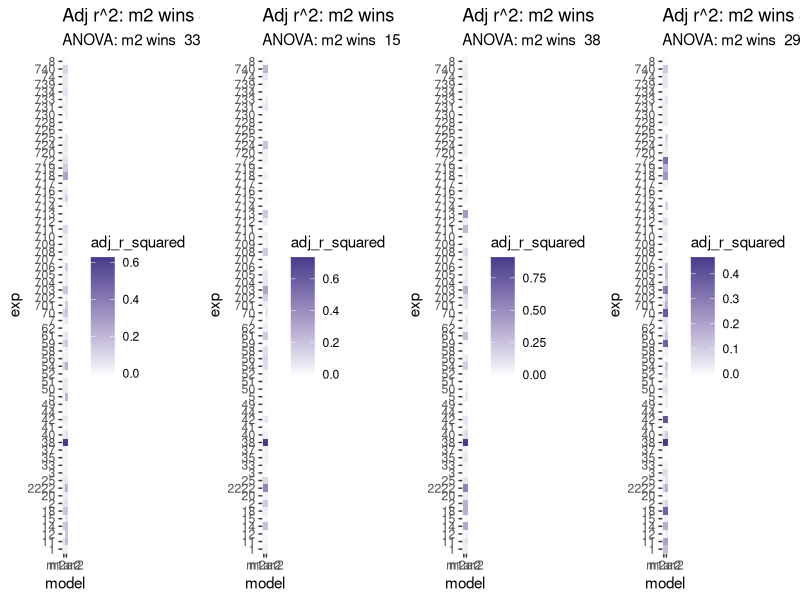
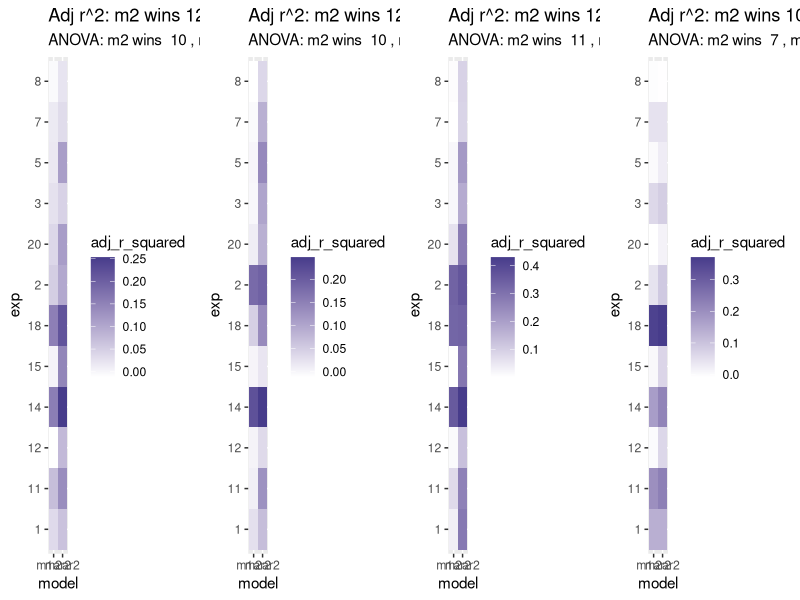
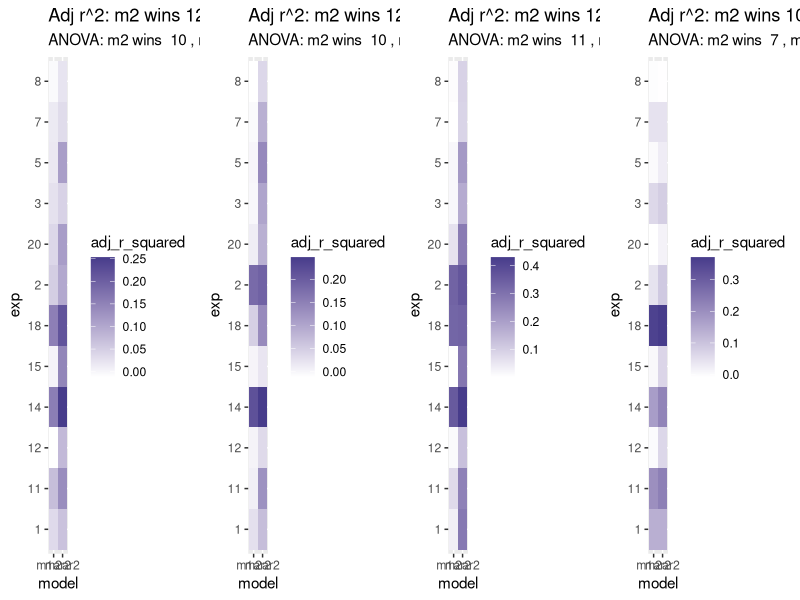
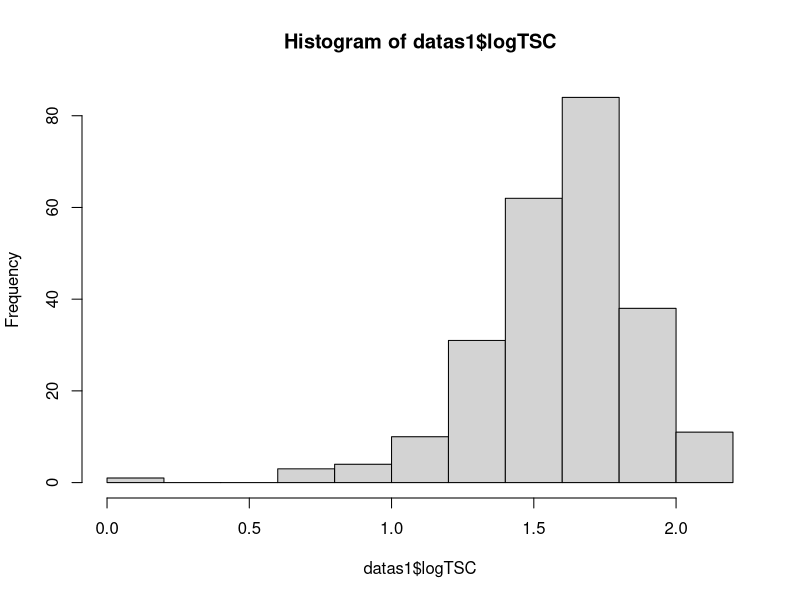
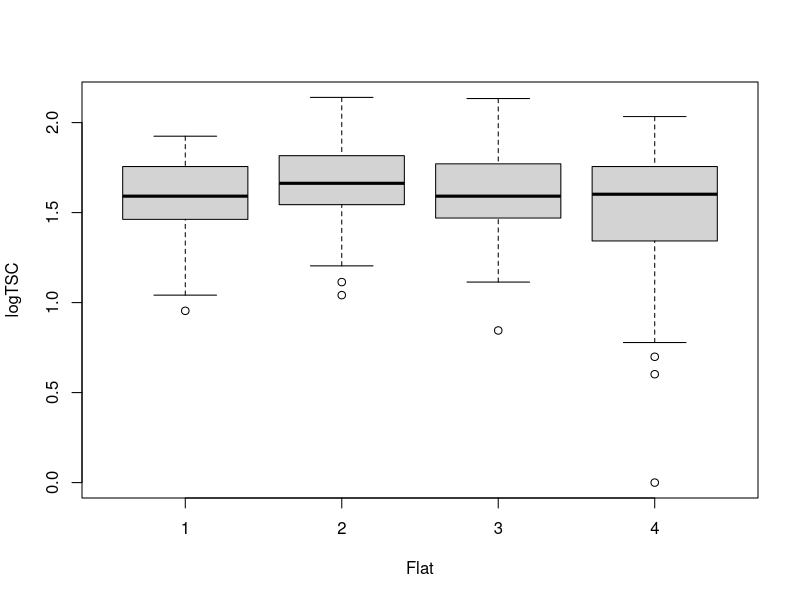
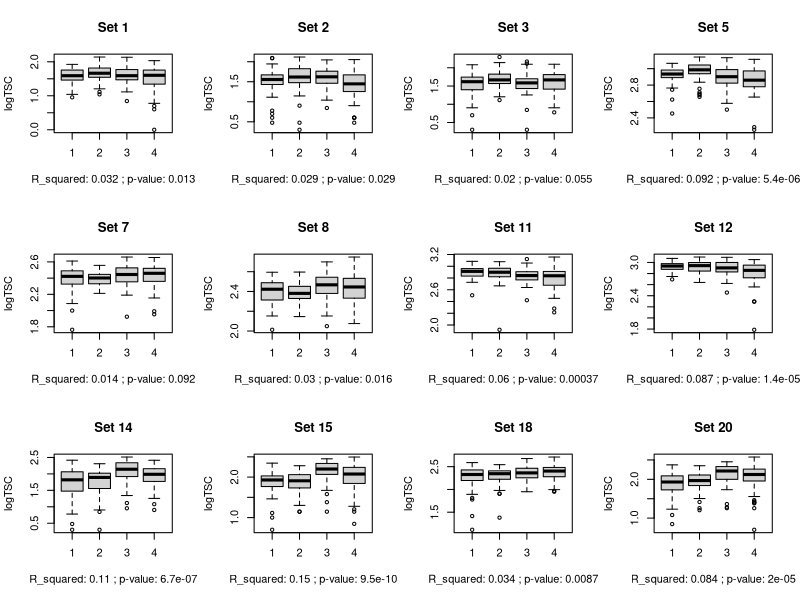
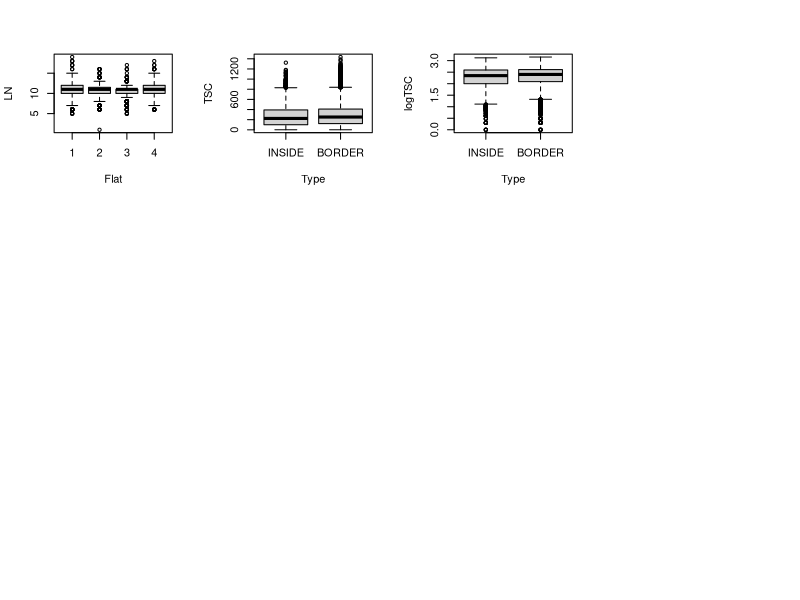
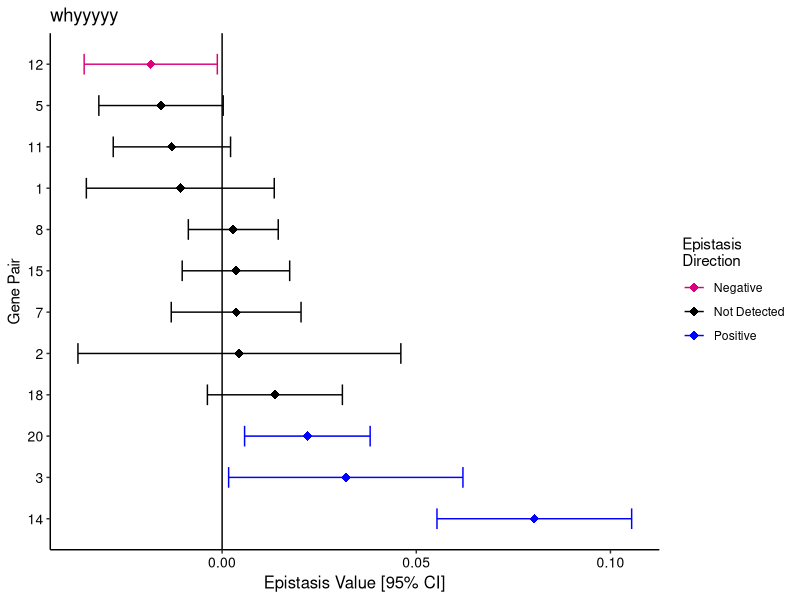

The R script that drew these images, in order: (Note: this script raises an error after producing the figures.)
# Script to get epistasis results from Arabidopsis fitness data
# on duplicated homologous genes. 
# By E Siler

## Load libraries and data ----
library(lme4)
library(ggplot2)
library(dplyr)
library(ggpubr)
library(tidyr)
library(gridExtra)

## Load data ----
data = read.delim("data/compiled_fitness_data_092922.txt", sep = "\t", header = T)


## Format data for analysis ----
numeric_cols <- c('LN', 'WO', "SPF", 'TSC', 'SH')
factor_cols <- c('Set', 'Flat', 'Row', 'Type', 'Genotype', 'MA', 'MB', 'Subline')

data <- data %>% mutate_at(numeric_cols, as.numeric)
data <- data %>% mutate_at(factor_cols, as.factor)

data$MA <- as.integer(data$MA == 'MUT')
data$MB <- as.integer(data$MB == 'MUT')
data$DM <- as.integer(data$Genotype == 'DM')

#I want INSIDE to be the default type (vs BORDER)
levels(data$Type) <- c('INSIDE', 'BORDER')

# create log total seed count 
data$logTSC <- log10(data$TSC)
data <- subset(data, is.finite(data$logTSC)) #remove nans

#In Sets, change 2r to 2222 (it is a repeat of exp 2)
level_2r <- which(levels(data$Set) == '2r')
levels(data$Set)[level_2r] <- 2222

#the setlist is the list of plant sets I'm looking at. 
#Should review this -- supposedly contain duplicate genes. 
setlist <- as.character(sort(as.integer(levels(data$Set))))
sets_with_flats <- as.character(sort(as.integer(as.character(unique(data$Set[data$Flat == '2'])))))
sets_without_flats <- setlist[!(setlist %in% sets_with_flats)]

#Get and format common names for gene loci in Huan's list
gene_names_from_huan = read.delim("data/Arabidopsis_locus-namelist.txt", sep = "|", header=T)

gene_names_from_huan$gene1 <- gsub(",.*$", "", 
                                   gene_names_from_huan$CommonName)

for (i in 1:(nrow(gene_names_from_huan))){
  if (gene_names_from_huan$locus[i] != gene_names_from_huan$CommonName[i]) {
    gene_names_from_huan$gene1[i] <- tolower(gene_names_from_huan$gene1[i])
  }
}

#genenamekey: load data and change loci to uppercase
genenamekey = read.delim("data/genes_in_each_set.txt", sep = "\t", header = T)

genenamekey$MA <- toupper(genenamekey$MA)
genenamekey$MB <- toupper(genenamekey$MB)

#merge common names into genenamekey
genenamekey['ma'] <- left_join(genenamekey, gene_names_from_huan, by=c('MA' = 'locus'))$gene1
genenamekey['mb'] <- left_join(genenamekey, gene_names_from_huan, by=c('MB' = 'locus'))$gene1

#create gene pair name...but somehow merge things like bam2/1 and vtc5/2?




#genenamekey['gene.pair'] <- paste(genenamekey$MA, '.', genenamekey$MB, sep='')
#data['Genes'] <- genenamekey$gene.pair[data$Set]

# Define Functions ----

### Models and model comparison -----
# List of formulas/models
f.tsc <- formula(logTSC ~ MA + MB + DM )
f.tsc.e <- formula(logTSC ~ MA + MB + DM + Type)
f.tsc.f <- formula(logTSC ~ MA + MB + DM + Flat)
f.tsc.ef <- formula(logTSC ~ MA + MB + DM + Type + Flat)
tsc_formulas <- c(f.tsc, f.tsc.e, f.tsc.f, f.tsc.ef)

f.ln <- formula(log10(LN) ~ MA + MB + DM)
f.ln.e <- formula(log10(LN) ~ MA + MB + DM + Type)
f.ln.f <- formula(log10(LN) ~ MA + MB + DM + Flat)
f.ln.ef <- formula(log10(LN) ~ MA + MB + DM + Type + Flat)

f.dtb <- formula(log10(DTB) ~ MA + MB + DM)
f.dtb.e <- formula(log10(DTB) ~ MA + MB + DM + Type)
f.dtb.f <- formula(log10(DTB) ~ MA + MB + DM + Flat)
f.dtb.ef <- formula(log10(DTB) ~ MA + MB + DM + Type + Flat)

f.spf <- formula(log10(SPF) ~ MA + MB + DM)
f.spf.e <- formula(log10(SPF) ~ MA + MB + DM + Type)
f.spf.f <- formula(log10(SPF) ~ MA + MB + DM + Flat)
f.spf.ef <- formula(log10(SPF) ~ MA + MB + DM + Type + Flat)

## Model Comparison and Selection----

#takes experiment number, dataframe, and two fomulas
#returns model 1 adjusted r-squared,
#model 2 adjusted r-squared, and
#anova p-value
mod_comp_fit <- function(exp, df, f1, f2){
  dfsubset <- subset(df, Set == exp)
  m1 <- lm(f1, dfsubset) 
  m2 <- lm(f2, dfsubset)
  sm1 <- summary(m1)
  sm2 <- summary(m2)
  a <- anova(m1,m2)
  m1ar2 <- sm1$adj.r.squared
  m2ar2 <- sm2$adj.r.squared
  apval <- a$`Pr(>F)`[2]
  results <- data.frame(exp, m1ar2, m2ar2, apval)
  #print(results)
  return(results)
}

#mod_comp_fit(11, data, f.tsc, f.tsc.e) #test data

#Input data, list of experiments, and formulas
#Output a dataframe of model comp stats
mod_comp_fit_loop <- function(explist, df, f1, f2){
  dfr = NULL
  for(i in explist){
    r <- mod_comp_fit(i,df=df,f1=f1,f2=f2)
    dfr=rbind(dfr, r)
  }
  return(dfr)
}

#make model comparison heatmaps----
make_r2_heatmap <- function(df, main='Title'){
  #number with significant pvals from anova
  edge_exps <- df$exp[(df$apval < .05)]
  no_edge_exps <- df$exp[(df$apval >= .05)]
  nume <- length(edge_exps)
  numnoe <- length(no_edge_exps)
  #number where adj r2 is higher for edge model
  nume2 <- sum(df$m2ar2 > df$m1ar2)
  numnoe2 <- sum(df$m2ar2 <= df$m1ar2)
  #SUMMARY DATA
  r <- paste('ANOVA: m2 wins ', nume, 
             ', m1 wins ', numnoe)
  r2 <- paste('Adj r^2: m2 wins', nume2,
              ', m1 wins ', numnoe2)
  #convert to long for heatmap I guess
  df_m <- df %>% pivot_longer(cols= c('m1ar2', 'm2ar2'),
                              names_to='model',
                              values_to='adj_r_squared')
  #CREATE PLOT
  ggplot(df_m, aes(model, exp, fill=adj_r_squared)) +
    geom_tile() +
    scale_fill_gradient(low="white", high="slateblue4") +
    labs(title = r2, subtitle = r)
}

####Edge vs. no edge----
#make dfs for model comps
df_comp_tsc_edge <- mod_comp_fit_loop(setlist, data, f.tsc, f.tsc.e)
df_comp_ln_edge <- mod_comp_fit_loop(setlist, data, f.ln, f.ln.e)
df_comp_dtb_edge <- mod_comp_fit_loop(setlist, data, f.dtb, f.dtb.e)
df_comp_spf_edge <- mod_comp_fit_loop(setlist, data, f.spf, f.spf.e)

#Generates model comp heat maps and results
#for edge effects with different y variables
p9 <- make_r2_heatmap(df_comp_tsc_edge)
p10 <- make_r2_heatmap(df_comp_ln_edge)
p11 <- make_r2_heatmap(df_comp_dtb_edge)
p12 <- make_r2_heatmap(df_comp_spf_edge)

grid.arrange(p9, p10, p11, p12, nrow=1)
#conclusion: inconclusive

####Flat vs. No Flat ----
df_comp_tsc_flat <- mod_comp_fit_loop(sets_with_flats, data, f.tsc, f.tsc.f)
df_comp_ln_flat <- mod_comp_fit_loop(sets_with_flats, data, f.ln, f.ln.f)
df_comp_dtb_flat <- mod_comp_fit_loop(sets_with_flats, data, f.dtb, f.dtb.f)
df_comp_spf_flat <- mod_comp_fit_loop(sets_with_flats, data, f.spf, f.spf.f)

p1 <- make_r2_heatmap(df_comp_tsc_flat)
p2 <- make_r2_heatmap(df_comp_ln_flat)
p3 <- make_r2_heatmap(df_comp_dtb_flat)
p4 <- make_r2_heatmap(df_comp_spf_flat)

grid.arrange(p1,p2,p3,p4,nrow=1)
#Conclusion: include flat

####Flat with and without edge effects----
df_comp_tsc_flat_e <- mod_comp_fit_loop(sets_with_flats, data, f.tsc.f, f.tsc.ef)
df_comp_ln_flat_e <- mod_comp_fit_loop(sets_with_flats, data, f.ln.f, f.ln.ef)
df_comp_dtb_flat_e <- mod_comp_fit_loop(sets_with_flats, data, f.dtb.f, f.dtb.ef)
df_comp_spf_flat_e <- mod_comp_fit_loop(sets_with_flats, data, f.spf.f, f.spf.ef)

p5 <- make_r2_heatmap(df_comp_tsc_flat)
p6 <- make_r2_heatmap(df_comp_ln_flat)
p7 <- make_r2_heatmap(df_comp_dtb_flat)
p8 <- make_r2_heatmap(df_comp_spf_flat)

grid.arrange(p5,p6,p7,p8,nrow=1)
#Conclusion: Always separate out flat experiments and include flat. 


#Run analysis with and without edge effects. 
## EDA ----

#subset set 1
datas1 <- subset(data, data$Set == 1)

#PLot data -- flat doesn't look that important
hist(datas1$logTSC)
plot(logTSC ~ Flat, data = datas1)

#No significant difference caused by flat show in this model
mod1 <- lm(logTSC ~ Flat, data=datas1)
summary(mod1)

#Compare model w and w/out flat
mod2 <- lm(logTSC ~ MA + MB + DM + Flat, data=datas1, na.action = na.exclude)
mod3 <- lmer(logTSC ~ MA + MB + DM + (1|Flat), data=datas1, na.action = na.exclude)

summary(mod2)
summary(mod3)

anova(mod1, mod2)

##Function to plot effects of flat
setswflats <- c(1, 2, 3, 5, 7, 8, 11, 12, 14, 15, 18, 20)

flatfunclogTSC <- function(x) {
  datan <- subset(data, data$Set == x)
  modn <- lm(logTSC ~ Flat, data=datan)
  modn <- summary(modn)
  r_squared <- modn$adj.r.squared
  P_val <- pf(modn$fstatistic[1],              # Applying pf() function
     modn$fstatistic[2],
     modn$fstatistic[3],
     lower.tail = FALSE)
  stats <- paste("R_squared:", signif(r_squared, digits=2),";", "p-value:", signif(P_val,digits=2))
  plot(logTSC ~ Flat, data = datan, main = paste("Set",x), xlab=stats)
}

#flatfunclogTSC(20)


par(mfrow = c(3, 4))
for (i in setswflats) {
  flatfunclogTSC(i)
}

data_from_flats <- subset(data, data$Set %in% setswflats)

plot(LN ~ Flat, data = data_from_flats)
m_allflats <- lm(LN ~ Flat, data = data_from_flats)
summary(m_allflats)
#add gene names
#Change sig_score to something else

#do this analysis for the mapk data
#(and make cool heat map for same)

plot(TSC ~ Type, data=data)
plot(logTSC ~ Type, data=data)

m_edgemiddle <- lm(TSC ~ Type, data=data)
summ <- summary(m_edgemiddle)
summ$adj.r.squared
p <- pf(summ$fstatistic[1],              # Applying pf() function
   summ$fstatistic[2],
   summ$fstatistic[3],
   lower.tail = FALSE)

#~~~~~~~~~~~~~~~~~~~~~~~~~~~~~~~~~~~~~~~~~~~~~~~~~~~~~~~~~~~~~~~~~~~~~~~~~~~~~~~~~

### Get epistasis results and crank out graphs ----

# should be a total of 8 figs as currently requested
#tsc, ln, dtb, and spf with and without edge effects. 
#But exps with flat effect will need to be modeled separately 

## Functions for this section: ----
#1. Get_epi_stats. Gets epistasis values for plant set. 
# Returns a vector of relevant values
get_epi_stats <- function(plantset, formula, df){
  dfsubset <- subset(df, Set == plantset)
  model <- lm(formula, data=dfsubset, na.action = na.exclude)
  #Extract stats
  e_est <- as.numeric(coef(model)['DM'])
  lowerCI <- confint(model)[4,1]
  upperCI <- confint(model)[4,2]
  rsquared <- summary(model)$adj.r.squared
  pval_e <- as.numeric(summary(model)$coefficients[,4]['DM'])
  #Return stats
  result <- c(plantset, e_est, lowerCI, upperCI, rsquared, pval_e)
  return(result)
}
tmp <- get_epi_stats(2222, f.tsc.e, data) #Works :)

#2. Gets all epistasis values for trait. 
# Returns a dataframe w epistasis values that you can then plot with plot_epi_forest
get_epistasis_for_formula <- function(plantsets, formula, df=data) {
  
  resultlist <- list()
  
  for (i in plantsets){
    v <- get_epi_stats(i, formula=formula, df=df)
    resultlist[[i]] <- as.numeric(v)
  }
  df_result <- as.data.frame(t(as.data.frame(resultlist, 
                                             row.names = c('Set', 'e_est',
                                                           'lowerCI', 'upperCI', 
                                                           'rsquared', 'pval_e'),
                                             byrow=FALSE)))
  df_results <- arrange(df_result, e_est)
  df_results$row <- c(1:1:dim(df_results)[1])
  df_results <- df_results %>% mutate(Epistasis_Direction = case_when(lowerCI < 0 & upperCI < 0  ~ 'Negative',
                                                                      lowerCI > 0 & upperCI > 0 ~ 'Positive',
                                                                      lowerCI <=  0 & upperCI >= 0 ~ 'Not Detected'))
}
#test
test_results <- get_epistasis_for_formula(as.character(sets_with_flats), f.dtb.f)

# plot_epi_forest: This function makes a rad epistasis forest plot for all the genes. Woohoo!
# Returns a ggplot plot
plot_epi_forest <- function(epi_data, main="Title") {
  plot <- ggplot(epi_data, aes(y = row, x = e_est, color=Epistasis_Direction, ymin=1, ymax=dim(epi_data)[1])) +
    geom_point(shape = 18, size = 3) +  
    geom_errorbarh(aes(xmin = lowerCI, xmax = upperCI), height = 0.5) +
    geom_vline(xintercept = 0, color = "black", cex = .5) +
    scale_y_continuous(name = "Gene Pair", 
                       breaks=1:dim(epi_data)[1], 
                       labels = epi_data$Set, 
                       trans = "reverse", 
                       expand = c(0,0.5)) +
    ggtitle(main) +
    xlab("Epistasis Value [95% CI]") +
    scale_color_manual('Epistasis\nDirection',values = c("#D9027D", 'black', 'blue')) +
    theme_bw() +
    theme(panel.border = element_blank(),
          panel.background = element_blank(),
          panel.grid.major = element_blank(), 
          panel.grid.minor = element_blank(), 
          axis.line = element_line(colour = "black"),
          axis.text.y.left = element_text(size = 10, colour = "black"),
          axis.text.y = element_text(size = 12, colour = "black"),
          axis.text.x.bottom = element_text(size = 10, colour = "black"),
          axis.title.x = element_text(size = 12, colour = "black"))
  plot
}

plot_epi_forest(test_results, main="whyyyyy")


#### Results! ----

#Results Plotting Function DELUX EDITION!!!
forest_plot_delux <- function(f1_flats, f2_notflats, main="Title"){
  df_f <- get_epistasis_for_formula(sets_with_flats, f1_flats)
  df_wof <- get_epistasis_for_formula(sets_without_flats, f2_notflats)
  df2 <- rbind(df_f, df_wof)
  df2 <- arrange(df2, e_est)
  df2['row'] <- (1:(dim(df2)[1]))
  fplot <- plot_epi_forest(df2, main = main)           
  return(fplot)
}

#TSC results not edgy
efp_tsc <- forest_plot_delux(f.tsc.f, f.tsc, "Epistasis | Total Seed Count | No Edge Effects")

#TSC results edgy
efp_tsc_e <- forest_plot_delux(f.tsc.ef, f.tsc.e, "Epistasis | Total Seed Count | With Edge Effects")

#DTB results not edgy
efp_dtb <- forest_plot_delux(f.dtb.f, f.dtb, "Epistasis | Days To Bolt | No Edge Effects")

#DTB results edgy
efp_dtb_e <- forest_plot_delux(f.dtb.ef, f.dtb.e, "Epistasis | Days To Bolt | With Edge Effects")

#LN results not edgy
efp_ln <- forest_plot_delux(f.ln.f, f.ln, "Epistasis | Leaf Number | No Edge Effects")

#LN results edgy
efp_ln_e <- forest_plot_delux(f.ln.ef, f.ln.e, "Epistasis | Leaf Number | With Edge Effects")

#SPF results not edgy
efp_spf <- forest_plot_delux(f.spf.f, f.spf, "Epistasis | Seeds Per Fruit | No Edge Effects")

#SPF results edgy
efp_spf_e <- forest_plot_delux(f.spf.ef, f.spf.e, "Epistasis | Seeds Per Fruit | With Edge Effects")

## Multiplots THE BIG PIG!~~~~

ggarrange(efp_tsc, efp_tsc_e, nrow=1, legend='right',common.legend = TRUE)
ggarrange(efp_dtb, efp_dtb_e, nrow=1, legend='right',common.legend = TRUE)
ggarrange(efp_ln, efp_ln_e, nrow=1, legend='right',common.legend = TRUE)
ggarrange(efp_spf, efp_spf_e, nrow=1, legend='right',common.legend = TRUE)

##Comp plot for different Ys ----

ggarrange(efp_tsc_e, efp_dtb_e, efp_ln_e, efp_spf_e,nrow=1,legend='right',common.legend=T)
#Goal: Multiplot w common Y axis showing all 4 epi estimates.

#Step 1: Get Y scale from efp_tcs_e
#hack to extract y axis order
forest_plot_delux_axishack <- function(f1_flats, f2_notflats, main="Title"){
  df_f <- get_epistasis_for_formula(sets_with_flats, f1_flats)
  df_wof <- get_epistasis_for_formula(sets_without_flats, f2_notflats)
  df2 <- rbind(df_f, df_wof)
  df2 <- arrange(df2, e_est)
  df2['row'] <- (1:(dim(df2)[1]))
  return(df2$Set)
}
common_y_axis <- (forest_plot_delux_axishack(f.tsc.ef, f.tsc.e, "Epistasis | Total Seed Count | With Edge Effects"))

common_y_axisf <- as.factor(common_y_axis)
#only changes lables, doesn't change y order
#Does not work


efp_dtb_eo <- efp_dtb_e + scale_y_continuous(name="help!",
                                             breaks=1:length(common_y_axis),
                                             limits = common_y_axisf,
                                             labels = common_y_axis,
                                             )

ggarrange(efp_dtb_e, efp_dtb_eo, efp_tsc_e, nrow=1)

scale_y_continuous(name = "Gene Pair", 
                   breaks=1:dim(epi_data)[1], 
                   labels = epi_data$Set, 
                   trans = "reverse", 
                   expand = c(0,0.5)) 
  
  
  
  
  
#Fig 2: Multiplot of Fitness Values by Genotype ----

facetplotprelim <- function(Fitness_Value){
  p <- ggplot(data, aes(x=Genotype, y=Fitness_Value)) + 
    geom_bar(position = "dodge",
              stat = "summary",
              fun = "mean") +
    facet_wrap(~Set) +
    scale_x_discrete(limits = c("WT", "MA", "MB", "DM")) +
    theme_bw()
  
  return(p)
  }

facetplotprelim(data$TSC)
facetplotprelim(data$logTSC)  
facetplotprelim(data$DTB)
facetplotprelim(data$LN)
facetplotprelim(data$SPF)
  
